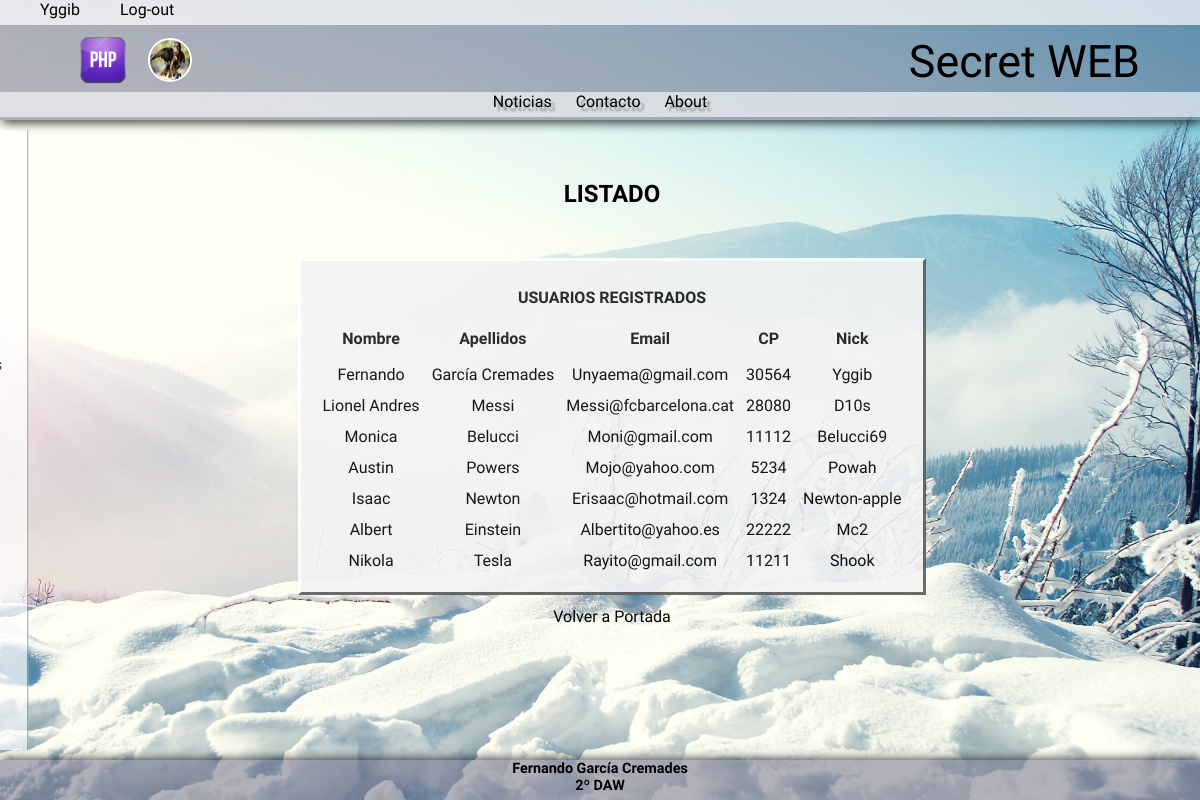
/listado.php (signed in), run on an earlier commit of the app's database.
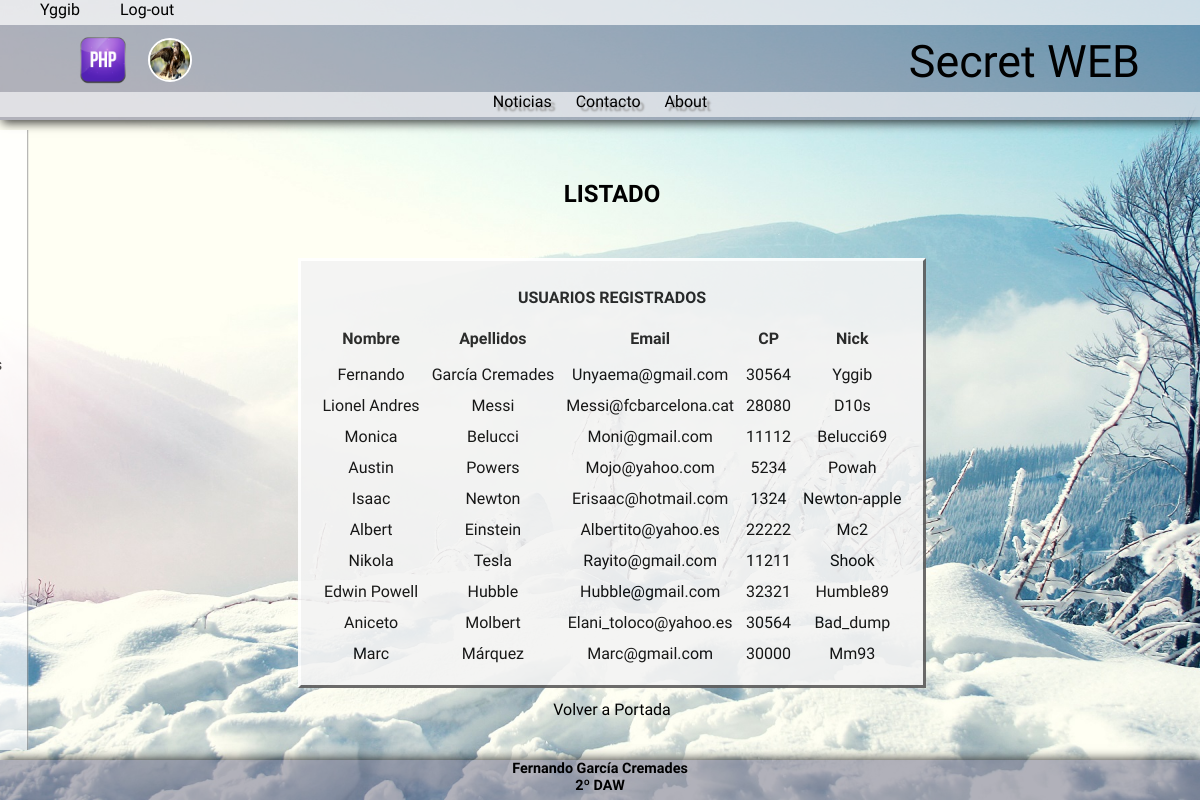
And on a later commit of the database.
### tables this page shows
CREATE TABLE `usuario` (
  `id` int(11) NOT NULL AUTO_INCREMENT,
  `nombre` varchar(50) NOT NULL,
  `apellidos` varchar(100) NOT NULL,
  `correo` varchar(100) NOT NULL,
  `cp` int(5) NOT NULL,
  `pass` varchar(255) NOT NULL,
  `nick` varchar(50) NOT NULL,
  PRIMARY KEY (`id`)
);

### listado.php (the view, shortened to what this page needs)
<?php
include "includes/cabecera.php";
?>
<h2>LISTADO</h2>
<table>
	<tr><th colspan="5">USUARIOS REGISTRADOS</th></tr>
	<tr>
		<th>Nombre</th>
		<th>Apellidos</th>
		<th>Email</th>
		<th>CP</th>
		<th>Nick</th>
	</tr>
<?php
$conex = conexion();
$consulta = "SELECT * FROM usuario";
$res = mysqli_query($conex, $consulta);
while($fila = mysqli_fetch_array($res)){
 ?>
        <tr>
            <td><?=ucwords(strtolower($fila["nombre"]))?></td>
            <td><?=ucwords(strtolower($fila["apellidos"]))?></td>
            <td><?=ucwords(strtolower($fila["correo"]))?></td>
            <td><?=ucwords(strtolower($fila["cp"]))?></td>
            <td><?=ucwords(strtolower($fila["nick"]))?></td>
        </tr>
        <?php
    }
?>
</table>
<p style="text-align:center;"><a href="index.php">Volver a Portada</a></p>
<?php
include "includes/pie.php";

### includes/cabecera.php (shortened to what this page needs)
<?php
include_once "includes/funciones.php";
?>
<html lang="es">
	<head>
		<?php cargar_estilo(); ?>
	</head>
	<body>
	<div class="container">
		<header>
			<div class="topbar">
				<?php cargar_topbar();?>
			</div>
			<p class="header">
				<a href="index.php" ><img class="logo"src="includes/img/php-logo.png"></a>
				<?php fotoicon(); ?>
				Secret WEB
			</p>
			<?php include "includes/nav.php"; ?>
		</header>
		<div class="cuerpo">
		<aside>
				<ul>
					<li><a href="http://php.net/manual/es/" target="_blank">PHP.net Castellano</a></li>
					<li><a href="http://www.cssmatic.com/box-shadow" target="blank">Box-Shadow Maker</a></li>
					<li><a href="http://paletton.com/" target="blank">Paletton</a></li>
					<li><a href="http://learn.shayhowe.com/html-css/positioning-content/" target="_blank">HTML y CSS tutoriales</a></li>
					<li><a href="http://www.kabytes.com/programacion/organizadores-de-codigo-gratis-php-css-html-javascript-sql/" target="_blank">Formateadores Código</a></li>
					<li><a href="https://www.google.com/fonts" target="_blank">Google Fonts</a></li>
					<li><a href="http://code.tutsplus.com/tutorials/sanitize-and-validate-data-with-php-filters--net-2595" target="_blank">Ejemplos Validaciones y Saneamiento</a></li>
					<li><a href="http://docs.emmet.io/abbreviations/syntax/" target="_blank">Emmet Documentation</a></li>
					<li><a href="https://www.dreamhost.com/blog/2013/05/22/php-security-user-validation-and-sanitization-for-the-beginner/" target="_blank">Validation tutorial</a></li>
					<li><a href="http://www.geekgumbo.com/2014/11/12/php-validation-with-filter_var/" target"_blank">Validation faq</a></li>
					<li><a href="http://www.phptherightway.com/#data_filtering" target="_blank">The Right Way</a></li>
					<li><a href="http://foaa.de/blog/2012/11/27/php-validation-and-sanitization/#how-to-employ" target="_blank">++Sanitization Validation</a></li>
					<li><a href="http://hex.colorrrs.com/" target="_blank">HEX to RGB</a></li>
				</ul>
		</aside>
		<section>

### includes/funciones.php (shortened to what this page needs)
<?php
function cargar_estilo(){
	if(isset($_COOKIE["css"])){
		if($_COOKIE["css"] == "oscuro"){
			?>
				<link rel="stylesheet" type="text/css" href="includes/style/estilo_dark.css">
			<?php
		}else{
			?>
				<link rel="stylesheet" type="text/css" href="includes/style/estilo.css">
			<?php
		}
	}else{
		if (!$_SESSION["tema"] || ($_SESSION["tema"] == "luminoso")) {
			?>
				<link rel="stylesheet" type="text/css" href="includes/style/estilo.css">
			<?php
		}elseif ($_SESSION["tema"] == "oscuro"){
			?>
				<link rel="stylesheet" type="text/css" href="includes/style/estilo_dark.css">
			<?php
		}
	}
}
function cargar_topbar(){
			if (!isset($_SESSION["login_user"]) || $_SESSION["login_user"] == "") {
		?>
				<a class="cabecera" href="registro.php">Register</a>
				<a class="cabecera" href="login.php">Login</a>
		<?php
			}else{
		?>
				<a class="cabecera" href="perfil.php"> <?=ucfirst(strtolower($_SESSION["login_user"])); ?></a>
				<a class="cabecera" href="logout.php">Log-out</a>
		<?php
			}
}
function fotoicon(){
	if (isset($_SESSION["login_user"])) {
		$src = "includes/img/fotosperfil/" . $_SESSION['login_user'] . ".jpg";
		if (file_exists($src)) {
			?>
			<a href="perfil.php"><img id="fotoicon" src="<?=$src ?>"/></a>
			<?php
		}else{
			?>
			<a href="perfil.php"><img id="fotoicon" src="includes/img/avatar.png"/></a>
			<?php
		}
	}
}

### includes/nav.php
<div class="nav">
	<ul id="nav">
			<li <?php if ($thisPage=="noticias")
echo " id=\"currentpage\""; ?>><a class="nav" href="noticias.php">Noticias</a></li>
			<li <?php if ($thisPage=="contacto")
echo " id=\"currentpage\""; ?>><a class="nav" href="contacto.php">Contacto</a></li>
			<li <?php if ($thisPage=="about")
echo " id=\"currentpage\""; ?>><a class="nav" href="about.php">About</a></li>
	</ul>
</div>

### includes/pie.php
	</section>
 	 </div>
 	 <footer>
  			<span class="footer">Fernando García Cremades<br>2º DAW</span>
  	</footer>
</div>
 </body>
</html>

### includes/style/estilo.css (style rules this page uses)
html { background: url("../img/fondo.jpg") no-repeat center center fixed; background-size: cover; }
body { font-family: 'Exo', sans-serif; text-align: justify; margin: 0; padding: 0; }
header { display:block; width: 100%; height: 120px; background-color: rgba(100,100,129, 0.5); text-align: right; box-shadow: 2px 3px 10px 0px rgba(0,0,0,0.75); position: fixed; clear: both; }
.logo { float:left; height: 42%; padding-left: 18px; opacity: 1; }
p.header { font-size: 280%; margin-top: 10px; padding: 0 5%; }
h2 { font-weight: 700; text-align: center; padding: 30px 30px; }
section { padding: 0 4% 60px 4%; float: right; width: 90%; }
aside { padding: 20px 0 0 0; width: 18%; float: left; height: 75%; position:fixed; border-right: 1px solid gray; background-color: #ffffff; opacity: 0.7; overflow: hidden; transform: translateX(-87%); transition: transform .4s ease-out; }
footer { color:white; margin:0; padding: 0; clear: both; text-align: center; font-weight: 700; background-color: rgba(100,100,129, 0.5); width:100%; height:40px; position: absolute; bottom:0; left:0; box-shadow: 1px -1px 10px 0px rgba(0,0,0,0.75); }
p { margin: inherit; padding: 12px 0 0 0; }
table { vertical-align: center; position: center; border: 3px solid; border-color: #FFFFFF #5C5B5B #5C5B5B #FFFFFF; background-color: #f3f3f3; text-align: left; padding: 15px; margin: auto; opacity: 0.9; }
th { opacity: 0.9; text-align: center; text-transform: capitalize; padding-bottom: 15px; padding: 10px; }
td { text-align: center; padding: 5px; }
ul { margin: 0; padding-left: 0; width: 100%; }
li { padding: 7px 25px 7px 20px; margin: 0; list-style: none; }
a { display: block; text-decoration: none; font-size: 100%; margin: 0; padding: 0; }
a.nav { display: inline; color: white; margin: 0 10px 0 10px; text-shadow: 4px 4px 2px rgba(150, 150, 150, 1); }
a.cabecera { color: black; float: left; margin: 0 0px 0 40px; }
a:link { color: black; }
div.topbar { display: inline-block; height: 25px; width: 100%; background-color: rgba(255,255,255, 0.7); }
div.nav { margin: 0; text-align: center; display: inline-block; height: 25px; width: 100%; background-color: rgba(255,255,255, 0.6); }
div.container { margin: 0; padding: 0; min-height:100%; height: 100%; position:relative; }
div.cuerpo { height: 72%; padding-top: 130px; margin: 0; clear: both; padding-bottom: 40px; }
span.footer { color: black; font-size: 90%; }
#fotoicon { float: left; margin: 3px 20px 10px 20px; width: 40px; height: 40px; border: 2px white solid; border-radius: 50%; }
#nav li { display: inline; margin: auto; padding: 0; box-shadow: none; padding: auto; text-align: center; }

What changed in the data, as far as the page shows it:
added usuario: nombre "Edwin Powell", apellidos "Hubble", correo "Hubble@gmail.com", cp "32321", nick "Humble89"
added usuario: nombre "Aniceto", apellidos "Molbert", correo "Elani_toloco@yahoo.es", cp "30564", nick "Bad_dump"
added usuario: nombre "Marc", apellidos "Márquez", correo "Marc@gmail.com", cp "30000", nick "Mm93"
